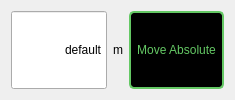
            <widget class="QWidget" name="tab_Absolute_2">
             <property name="styleSheet">
              <string notr="true">#tab_Absolute_2{
background-color: rgb(0, 0, 0);
}



</string>
             </property>
             <attribute name="title">
              <string>Absolute</string>
             </attribute>
             <layout class="QHBoxLayout" name="horizontalLayout_8" stretch="2,0,2">
              <item>
               <widget class="QLineEdit" name="lineEdit_AutoPositionAbsolute_Axis2">
                <property name="sizePolicy">
                 <sizepolicy hsizetype="Expanding" vsizetype="Preferred">
                  <horstretch>0</horstretch>
                  <verstretch>0</verstretch>
                 </sizepolicy>
                </property>
                <property name="toolTip">
                 <string>Absolute position to travel. Maximum 5 mm.</string>
                </property>
                <property name="text">
                 <string>default</string>
                </property>
                <property name="alignment">
                 <set>Qt::AlignRight|Qt::AlignTrailing|Qt::AlignVCenter</set>
                </property>
               </widget>
              </item>
              <item>
               <widget class="QLabel" name="label_18">
                <property name="text">
                 <string>m</string>
                </property>
                <property name="alignment">
                 <set>Qt::AlignCenter</set>
                </property>
               </widget>
              </item>
              <item>
               <widget class="QPushButton" name="pushButton_AutomaticMoveAbsolute_Axis2">
                <property name="sizePolicy">
                 <sizepolicy hsizetype="Minimum" vsizetype="Preferred">
                  <horstretch>0</horstretch>
                  <verstretch>0</verstretch>
                 </sizepolicy>
                </property>
                <property name="styleSheet">
                 <string notr="true">QPushButton#pushButton_AutomaticMoveAbsolute_Axis2{
color:rgb(100,200,100);
background-color:black;
border: 2px solid rgb(100,200,100);
border-radius: 5px
}</string>
                </property>
                <property name="text">
                 <string>Move Absolute</string>
                </property>
               </widget>
              </item>
             </layout>
            </widget>
